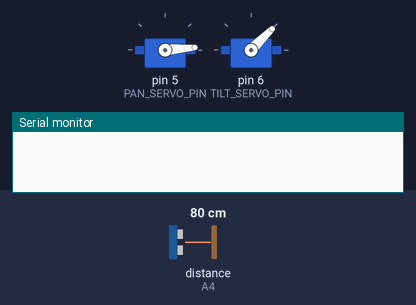
The sketch below on a simulated Arduino Uno, built with avr-gcc and run on an emulated ATmega328P. Parts: 2 × servo, the last lines printed to the serial monitor. Wiring (inferred from the names in the program): ultrasonic range finder: trigger A5; echo A4. The test bench sets the inputs (shaded band); at power-on: distance to the obstacle (sensor on A4) 80 cm. The echo pulse lasts 58.3 µs per cm.

Above: at 0.1 s.
At 6.2 s:
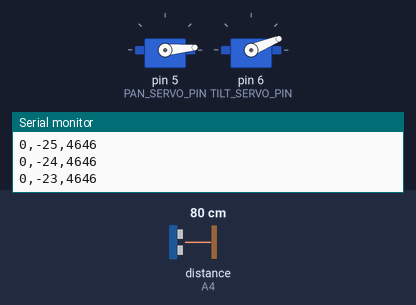
6.3 s: distance to the obstacle (sensor on A4) set to 2 cm
At 13.39 s:
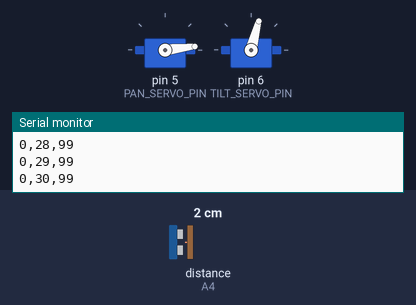
Timing chart, 0 to 18.3 s (numbered marks = the images above; inputs shaded):
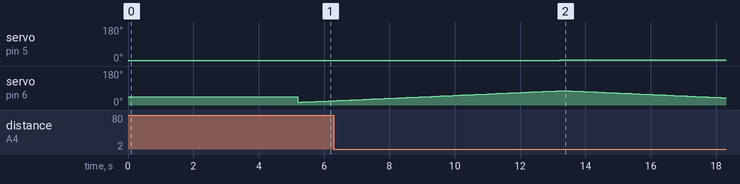

The sketch:

arduino_scanner.ino
```cpp
#include <Servo.h>

// --- Pin Definitions ---
const int PAN_SERVO_PIN = 5;  // Bottom servo
const int TILT_SERVO_PIN = 6; // Top servo
const int TRIG_PIN = A5;
const int ECHO_PIN = A4;

// --- Servo Objects ---
Servo panServo;  // Changed name to be more descriptive
Servo tiltServo;

// --- Scan Settings ---
// You can adjust these to change the scanning area
const int PAN_START_ANGLE = 5;
const int PAN_END_ANGLE = 50;
const int PAN_STEP = 2; // How far the bottom servo moves each time

const int TILT_START_ANGLE = 45 - 30;
const int TILT_END_ANGLE = 45 + 30;
const int TILT_STEP = 1; // How far the top servo moves. A smaller step gives higher resolution.

void setup() {
  // Use a faster baud rate for quicker data transfer
  Serial.begin(115200);

  // Set up the sensor pins
  pinMode(TRIG_PIN, OUTPUT);
  pinMode(ECHO_PIN, INPUT);

  // Attach servos to their pins
  panServo.attach(PAN_SERVO_PIN);
  tiltServo.attach(TILT_SERVO_PIN);

  // Move servos to the starting position
//  panServo.write(PAN_START_ANGLE);
//  tiltServo.write(TILT_START_ANGLE);
  panServo.write(5);
  tiltServo.write(45);
  delay(5000);//Wait a moment for servos to get in position
}

void loop() {
  // This outer loop controls the PAN (bottom) servo
  for (int panPos = PAN_START_ANGLE; panPos <= PAN_END_ANGLE; panPos += PAN_STEP) {
    panServo.write(panPos);
    delay(200); // Longer delay to let the bottom servo settle properly

    // This inner loop sweeps the TILT (top) servo from start to end
    for (int tiltPos = TILT_START_ANGLE; tiltPos <= TILT_END_ANGLE; tiltPos += TILT_STEP) {
      scanAndSendData(panPos, tiltPos);
      delay(100);
    }

    // Move the PAN servo to the next position
    panPos += PAN_STEP;
    if (panPos > PAN_END_ANGLE) break; // Exit if we are done
    panServo.write(panPos);
    delay(200);

    // This inner loop sweeps the TILT servo back again for efficiency (S-pattern scan)
    for (int tiltPos = TILT_END_ANGLE; tiltPos >= TILT_START_ANGLE; tiltPos -= TILT_STEP) {
      scanAndSendData(panPos, tiltPos);
      delay(100);

    }
  }
  panServo.write(5);
  tiltServo.write(45);
  // --- Scan Complete ---
  // The program will stop here after one full scan.
  // You can reset the Arduino to start a new scan.
  while (true);
}

/**
 * @brief Moves the tilt servo, takes a sensor reading, and sends all data.
 * @param currentPan The current angle of the bottom (pan) servo.
 * @param currentTilt The current angle of the top (tilt) servo.
 */
void scanAndSendData(int currentPan, int currentTilt) {
  tiltServo.write(currentTilt);
  delay(30); // A small delay to let the tilt servo settle

  // --- Trigger the HC-SR04 Sensor ---
  digitalWrite(TRIG_PIN, LOW);
  delayMicroseconds(2);
  digitalWrite(TRIG_PIN, HIGH);
  delayMicroseconds(10);
  digitalWrite(TRIG_PIN, LOW);

  // Read the pulse duration from the echo pin
  long duration = pulseIn(ECHO_PIN, HIGH);

  // --- Send data over Serial ---
  // Format: "pan_angle,tilt_angle,duration"
  // The Python script will parse this exact format.
  Serial.print(currentPan - 5);
  Serial.print(",");
  Serial.print(currentTilt - 45);
  Serial.print(",");
  Serial.println(duration);
}
```

Measured:
- by itself, servo on pin 6 (TILT_SERVO_PIN): rises from 23° to 75° in 6.7 s, then falls to 38° in 5.2 s
